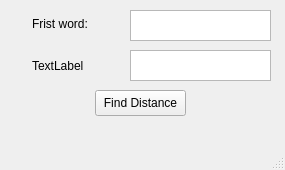
<?xml version="1.0" encoding="UTF-8"?>
<ui version="4.0">
 <class>MainWindow</class>
 <widget class="QMainWindow" name="MainWindow">
  <property name="geometry">
   <rect>
    <x>0</x>
    <y>0</y>
    <width>285</width>
    <height>170</height>
   </rect>
  </property>
  <property name="windowTitle">
   <string>MainWindow</string>
  </property>
  <widget class="QWidget" name="centralwidget">
   <widget class="QTextEdit" name="FIRSTWORD">
    <property name="geometry">
     <rect>
      <x>130</x>
      <y>10</y>
      <width>141</width>
      <height>31</height>
     </rect>
    </property>
   </widget>
   <widget class="QPlainTextEdit" name="SECONDWORD">
    <property name="geometry">
     <rect>
      <x>130</x>
      <y>50</y>
      <width>141</width>
      <height>31</height>
     </rect>
    </property>
   </widget>
   <widget class="QLabel" name="label">
    <property name="geometry">
     <rect>
      <x>32</x>
      <y>15</y>
      <width>91</width>
      <height>18</height>
     </rect>
    </property>
    <property name="text">
     <string>Frist word:</string>
    </property>
   </widget>
   <widget class="QLabel" name="label_2">
    <property name="geometry">
     <rect>
      <x>32</x>
      <y>57</y>
      <width>58</width>
      <height>18</height>
     </rect>
    </property>
    <property name="text">
     <string>TextLabel</string>
    </property>
   </widget>
   <widget class="QPushButton" name="DISTANCEBUTTON">
    <property name="geometry">
     <rect>
      <x>95</x>
      <y>90</y>
      <width>91</width>
      <height>26</height>
     </rect>
    </property>
    <property name="text">
     <string>Find Distance</string>
    </property>
   </widget>
  </widget>
  <widget class="QMenuBar" name="menubar">
   <property name="geometry">
    <rect>
     <x>0</x>
     <y>0</y>
     <width>285</width>
     <height>23</height>
    </rect>
   </property>
  </widget>
  <widget class="QStatusBar" name="statusbar"/>
 </widget>
 <resources/>
 <connections/>
</ui>
